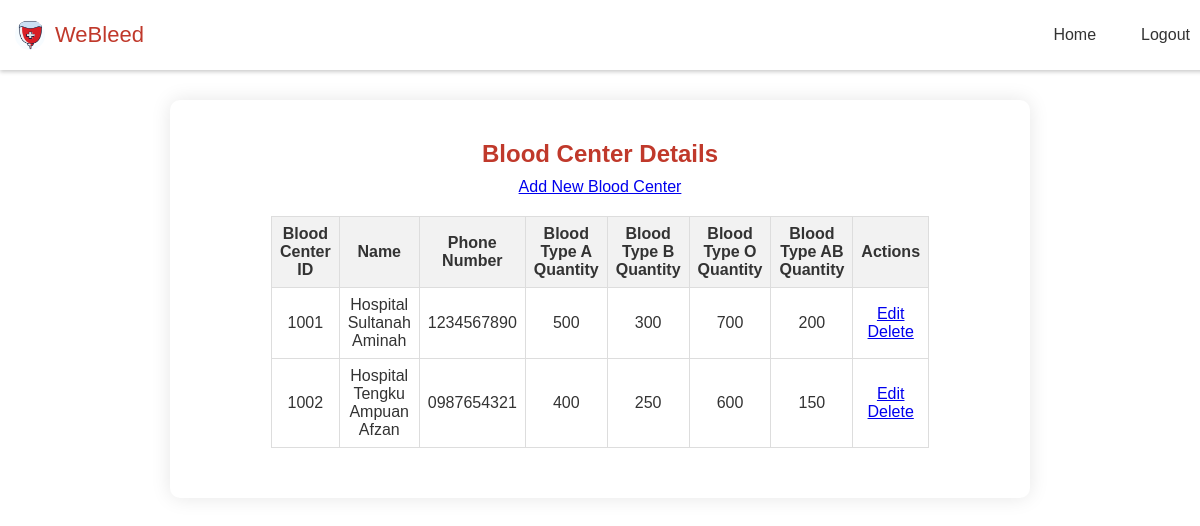
The page /bloodcenter_details.php (signed in) on the database its author committed.
### tables this page shows
CREATE TABLE `bloodcenter` (
  `bcID` int(4) NOT NULL,
  `bcName` varchar(45) NOT NULL,
  `bcPhoneNo` varchar(12) NOT NULL,
  `bcBloodQtyA` int(5) DEFAULT NULL,
  `bcBloodQtyB` int(5) DEFAULT NULL,
  `bcBloodQtyO` int(5) DEFAULT NULL,
  `bcBloodQtyAB` int(5) DEFAULT NULL
);

### bloodcenter_details.php (the view, shortened to what this page needs)
<?php
include('connection.php');
$query = "SELECT * FROM bloodcenter";
$result = mysqli_query($condb, $query);
?>
<!DOCTYPE html>
<html lang="en">
<head>
    <link rel="stylesheet" href="style.css">
</head>
<body>
<nav class="navbar">
    <div class="logo_item">
        <img src="logo.jpg" alt="Company Logo">
        <span>WeBleed</span>
    </div>
    <div class="navbar_content">
        <ul>
            <li><a href="home_staff.php">Home</a></li>
            <li><a href="logout.php">Logout</a></li>
        </ul>
    </div>
</nav>
<div class="details-section">
    <h2>Blood Center Details</h2>
    <a href="add_bloodcenter.php" class="button">Add New Blood Center</a>
    <table>
        <thead>
        <tr>
            <th>Blood Center ID</th>
            <th>Name</th>
            <th>Phone Number</th>
            <th>Blood Type A Quantity</th>
            <th>Blood Type B Quantity</th>
            <th>Blood Type O Quantity</th>
            <th>Blood Type AB Quantity</th>
            <th>Actions</th>
        </tr>
        </thead>
        <tbody>
        <?php
        if ($result && mysqli_num_rows($result) > 0) {
            while ($row = mysqli_fetch_assoc($result)) {
                echo "<tr>";
                echo "<td>" . $row['bcID'] . "</td>";
                echo "<td>" . $row['bcName'] . "</td>";
                echo "<td>" . $row['bcPhoneNo'] . "</td>";
                echo "<td>" . $row['bcBloodQtyA'] . "</td>";
                echo "<td>" . $row['bcBloodQtyB'] . "</td>";
                echo "<td>" . $row['bcBloodQtyO'] . "</td>";
                echo "<td>" . $row['bcBloodQtyAB'] . "</td>";
                echo "<td>
                        <a href='edit_bloodcenter.php?bcID=" . $row['bcID'] . "' class='button'>Edit</a>
                        <a href='bloodcenter_details.php?action=delete&bcID=" . $row['bcID'] . "' class='button' onclick=\"return confirm('Are you sure you want to delete this blood center?');\">Delete</a>
                      </td>";
                echo "</tr>";
            }
        } else {
            echo "<tr><td colspan='8'>No blood centers found.</td></tr>";
        }
        ?>
        </tbody>
    </table>
</div>
</body>
</html>

### style.css (style rules this page uses)
body { font-family: Arial, sans-serif; margin: 0; padding: 0; background-color: white; color: #333; background-image: none; background-size: cover; }
h2 { text-align: center; color: #c0392b; margin-top: 10px; margin-bottom: 10px; }
table { width: 80%; margin: 20px auto; border-collapse: collapse; text-align: center; }
table th, table td { border: 1px solid #ddd; padding: 8px; }
table th { background-color: #f2f2f2; color: #333; }
.navbar { position: fixed; top: 0; width: 100%; background-color: #fff; display: flex; justify-content: space-between; align-items: center; padding: 20px 5px; z-index: 1000; box-shadow: 0 2px 4px rgba(0, 0, 0, 0.2); }
.logo_item { display: flex; align-items: center; column-gap: 10px; font-size: 22px; font-weight: 500; color: #c0392b; margin-left: 5px; }
.navbar img { width: 30px; height: 30px; border-radius: 50%; margin-left: 5px; }
.navbar_content ul { margin: 0; padding: 0; list-style: none; display: flex; }
.navbar_content li { margin-left: 15px; }
.navbar_content a { text-decoration: none; color: #333; padding: 10px 15px; transition: color 0.3s ease; }
.details-section { width: 95%; max-width: 800px; text-align: center; background-color: #fff; border-radius: 10px; box-shadow: 0 0 20px rgba(0, 0, 0, 0.1); padding: 30px; margin: 100px auto; }

### rows shown on the page
bloodcenter: bcID "1001", bcName "Hospital Sultanah Aminah", bcPhoneNo "1234567890", bcBloodQtyA "500", bcBloodQtyB "300", bcBloodQtyO "700", bcBloodQtyAB "200"
bloodcenter: bcID "1002", bcName "Hospital Tengku Ampuan Afzan", bcPhoneNo "0987654321", bcBloodQtyA "400", bcBloodQtyB "250", bcBloodQtyO "600", bcBloodQtyAB "150"
